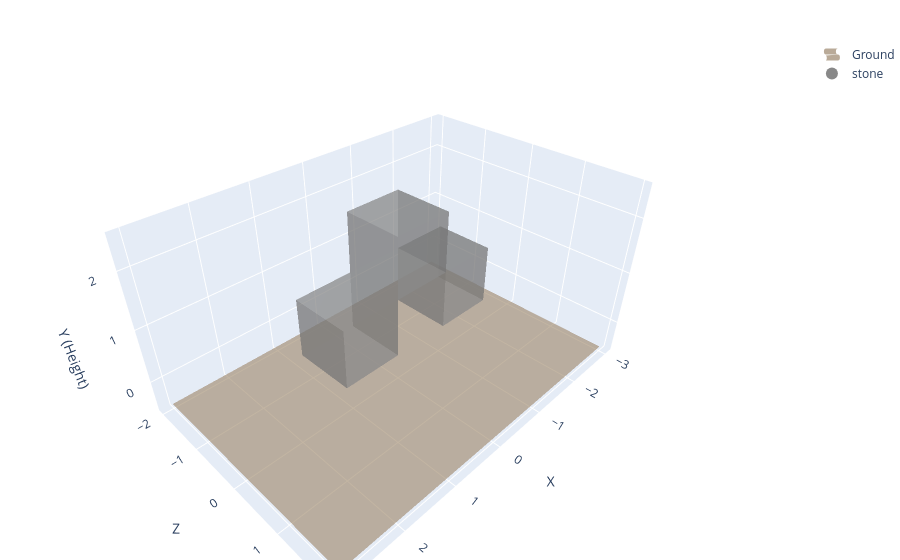

Source (notebook cell):
### Code cell
from eval_code.shape import is_top_surface_concave

coords = [
    {"x": -1, "y": 1, "z": 0, "material": "stone"},
    {"x": -0, "y": 2, "z": 0, "material": "stone"},
    {"x":  1, "y": 1, "z": 0, "material": "stone"},
]

assert True == is_top_surface_concave(coords, strict=False)
assert True == is_top_surface_concave(coords, strict=True)
assert True == is_top_surface_concave(coords, strict='non-flat')

plotly_blocks.plot(coords)

### Figure 1 — Plotly figure (JSON) as saved in the notebook; plotly's stock layout.template omitted (floating-point values rounded to 4 significant figures)
{"data": [{"colorscale": [[0, "#8B7355"], [1, "#8B7355"]], "name": "Ground", "opacity": 0.6, "showlegend": true, "showscale": false, "type": "surface", "x": [[-3, 3], [-3, 3]], "y": [[-2, -2], [2, 2]], "z": [[-0.5, -0.5], [-0.5, -0.5]]}, {"facecolor": ["#888888", "#888888", "#888888", "#888888", "#888888", "#888888", "#888888", "#888888", "#888888", "#888888", "#888888", "#888888", "#888888", "#888888", "#888888", "#888888", "#888888", "#888888", "#888888", "#888888", "#888888", "#888888", "#888888", "#888888", "#888888", "#888888", "#888888", "#888888", "#888888", "#888888", "#888888", "#888888", "#888888", "#888888", "#888888", "#888888"], "flatshading": true, "i": [0, 0, 4, 4, 0, 0, 2, 2, 1, 1, 0, 0, 8, 8, 12, 12, 8, 8, 10, 10, 9, 9, 8, 8, 16, 16, 20, 20, 16, 16, 18, 18, 17, 17, 16, 16], "j": [1, 2, 5, 6, 1, 5, 3, 7, 2, 6, 3, 7, 9, 10, 13, 14, 9, 13, 11, 15, 10, 14, 11, 15, 17, 18, 21, 22, 17, 21, 19, 23, 18, 22, 19, 23], "k": [2, 3, 6, 7, 5, 4, 7, 6, 6, 5, 7, 4, 10, 11, 14, 15, 13, 12, 15, 14, 14, 13, 15, 12, 18, 19, 22, 23, 21, 20, 23, 22, 22, 21, 23, 20], "opacity": 0.5, "type": "mesh3d", "x": [-1.5, -0.5, -0.5, -1.5, -1.5, -0.5, -0.5, -1.5, -0.5, 0.5, 0.5, -0.5, -0.5, 0.5, 0.5, -0.5, 0.5, 1.5, 1.5, 0.5, 0.5, 1.5, 1.5, 0.5], "y": [-0.5, -0.5, -0.5, -0.5, 0.5, 0.5, 0.5, 0.5, -0.5, -0.5, -0.5, -0.5, 0.5, 0.5, 0.5, 0.5, -0.5, -0.5, -0.5, -0.5, 0.5, 0.5, 0.5, 0.5], "z": [0.5, 0.5, 1.5, 1.5, 0.5, 0.5, 1.5, 1.5, 1.5, 1.5, 2.5, 2.5, 1.5, 1.5, 2.5, 2.5, 0.5, 0.5, 1.5, 1.5, 0.5, 0.5, 1.5, 1.5]}, {"marker": {"color": "#888888", "size": 8}, "mode": "markers", "name": "stone", "showlegend": true, "type": "scatter3d", "x": [null], "y": [null], "z": [null]}], "layout": {"legend": {"itemsizing": "constant"}, "margin": {"b": 0, "l": 0, "r": 0, "t": 40}, "scene": {"aspectmode": "data", "xaxis": {"dtick": 1, "tick0": -2, "tickformat": ",d", "tickmode": "linear", "title": {"text": "X"}}, "yaxis": {"dtick": 1, "tick0": -1, "tickformat": ",d", "tickmode": "linear", "title": {"text": "Z"}}, "zaxis": {"dtick": 1, "tick0": 0, "tickformat": ",d", "tickmode": "linear", "title": {"text": "Y (Height)"}}}, "title": {"text": ""}}}
